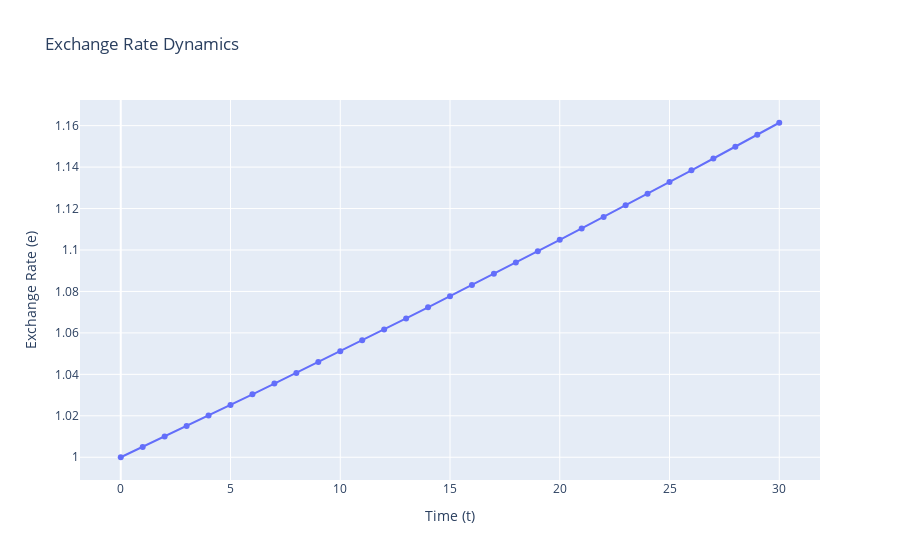

Notebook source saved alongside this figure:
### Markdown cell above
This model simulates the dynamics of an exchange rate over time with adjustments based on interest rates.

### Equations
Let:
- \( e_t \) represent the exchange rate at time \( t \),
- \( r \) the domestic interest rate,
- \( f \) the foreign interest rate.

The exchange rate difference equation:
$$
e_{t+1} = e_t \cdot (1 + r - f)
$$

### Code cell
# Parameters for Exchange Rate Dynamics
e0 = 1.0    # Initial exchange rate
r = 0.02    # Domestic interest rate
f = 0.015   # Foreign interest rate
T_exchange = 30  # Number of time steps

# Simulate Exchange Rate Dynamics
exchange_rate = [e0]
for _ in range(T_exchange):
    e_t = exchange_rate[-1]
    e_next = e_t * (1 + r - f)
    exchange_rate.append(e_next)

# Plotting Exchange Rate Dynamics
fig_exchange = go.Figure()
fig_exchange.add_trace(go.Scatter(x=list(range(T_exchange+1)), y=exchange_rate, mode='lines+markers', name='Exchange Rate'))
fig_exchange.update_layout(title="Exchange Rate Dynamics", xaxis_title="Time (t)", yaxis_title="Exchange Rate (e)")
fig_exchange.show()

### Figure 1 — Plotly figure (JSON) as saved in the notebook; plotly's stock layout.template omitted (floating-point values rounded to 4 significant figures)
{"data": [{"mode": "lines+markers", "name": "Exchange Rate", "type": "scatter", "x": [0, 1, 2, 3, 4, 5, 6, 7, 8, 9, 10, 11, 12, 13, 14, 15, 16, 17, 18, 19, 20, 21, 22, 23, 24, 25, 26, 27, 28, 29, 30], "y": [1, 1.005, 1.01, 1.015, 1.02, 1.025, 1.03, 1.036, 1.041, 1.046, 1.051, 1.056, 1.062, 1.067, 1.072, 1.078, 1.083, 1.088, 1.094, 1.099, 1.105, 1.11, 1.116, 1.122, 1.127, 1.133, 1.138, 1.144, 1.15, 1.156, 1.161]}], "layout": {"title": {"text": "Exchange Rate Dynamics"}, "xaxis": {"title": {"text": "Time (t)"}}, "yaxis": {"title": {"text": "Exchange Rate (e)"}}}}
